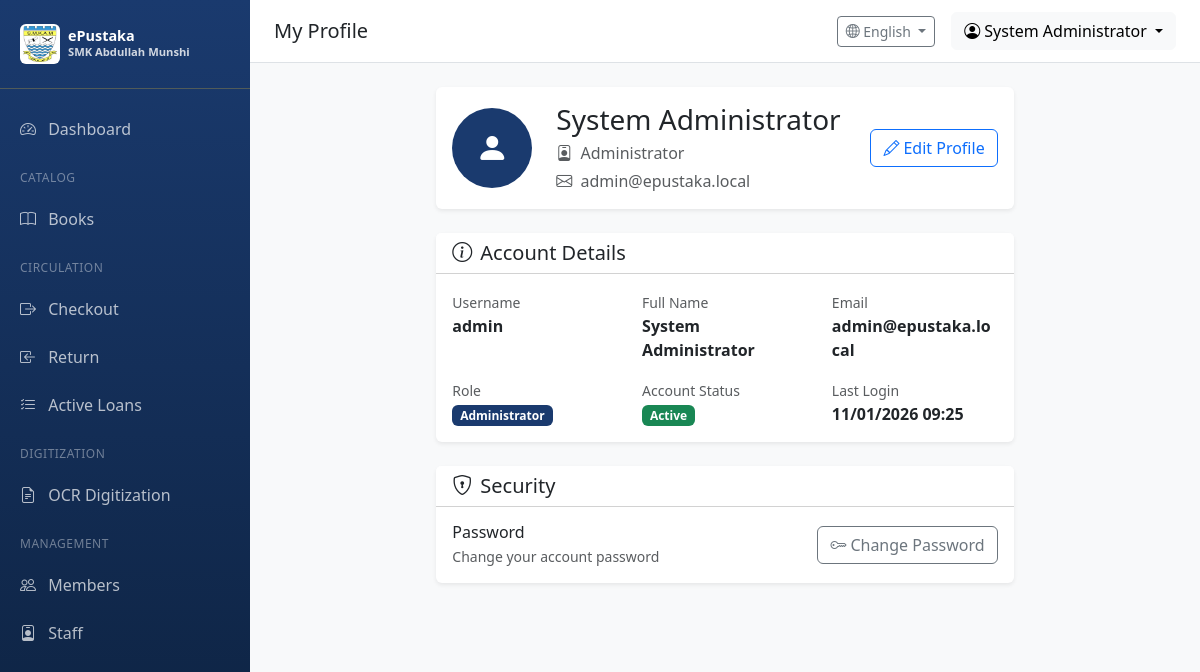
Before: /auth/profile (signed in) with the older database file.
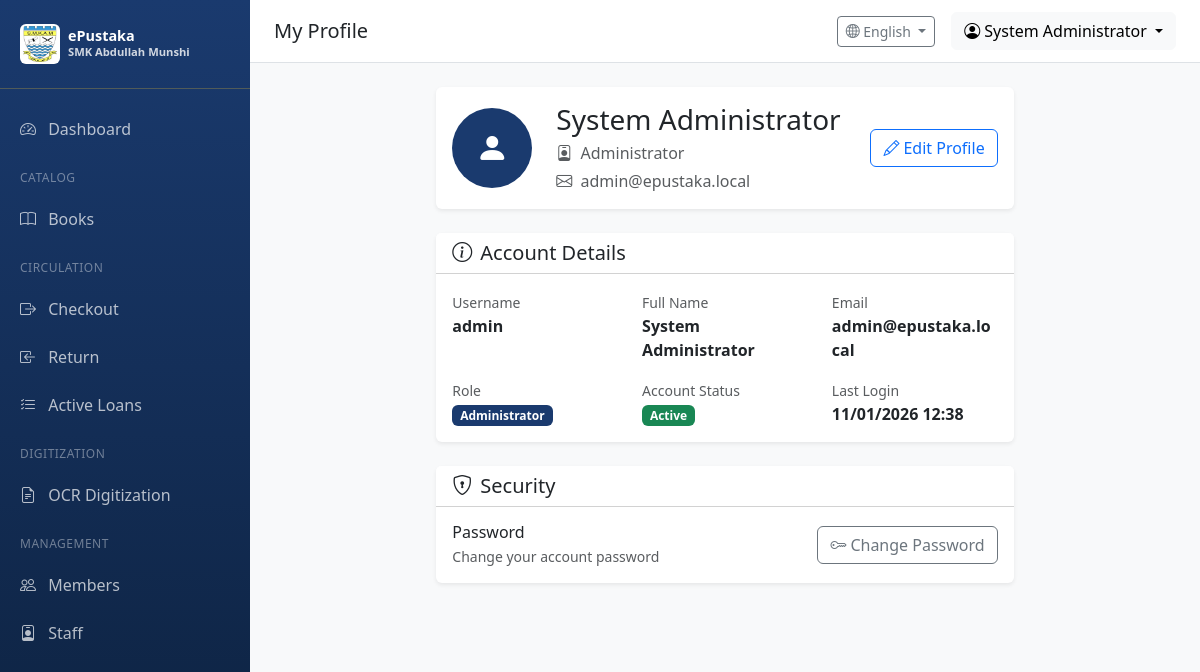
After: the same page with the newer database file.
### app/models/user.py (models this page shows, shortened)
class User(UserMixin, db.Model):
    __tablename__ = 'users'
    id = db.Column(db.Integer, primary_key=True)
    username = db.Column(db.String(64), unique=True, nullable=False, index=True)
    email = db.Column(db.String(120), unique=True, nullable=False, index=True)
    password_hash = db.Column(db.String(256), nullable=False)
    full_name = db.Column(db.String(128))
    is_active = db.Column(db.Boolean, default=True)
    role_id = db.Column(db.Integer, db.ForeignKey('roles.id'))
    created_at = db.Column(db.DateTime, default=datetime.utcnow)
    updated_at = db.Column(db.DateTime, default=datetime.utcnow, onupdate=datetime.utcnow)
    last_login = db.Column(db.DateTime)
    def can(self, perm):
        return self.role is not None and self.role.has_permission(perm)

### app/routes/auth.py (the view)
@auth_bp.route('/profile')
@login_required
def profile():
    return render_template('auth/profile.html', user=current_user)

### app/models/user.py (called while the page is built)
@login_manager.user_loader
def load_user(user_id):
    return User.query.get(int(user_id))

    def has_permission(self, perm):
        return self.permissions & perm == perm

### app/utils/i18n.py (called while the page is built)
def get_language() -> str:
    try:
        return session.get('language', DEFAULT_LANGUAGE)
    except RuntimeError:
        return DEFAULT_LANGUAGE

def get_text(key: str, lang: str = None) -> str:
    if lang is None:
        lang = get_language()
    if key in TRANSLATIONS:
        trans = TRANSLATIONS[key]
        if lang in trans:
            return trans[lang]
        elif DEFAULT_LANGUAGE in trans:
            return trans[DEFAULT_LANGUAGE]
    return key.replace('_', ' ').title()

def register_i18n(app):
    @app.context_processor
    def inject_i18n():
        return {
            't': get_text,
            'get_text': get_text,
            'current_language': get_language(),
            'languages': LANGUAGES
        }
    @app.route('/set-language/<lang_code>')
    def set_lang(lang_code):
        """Route to change language."""
        from flask import redirect, request
        set_language(lang_code)
        return redirect(request.referrer or '/')

### app/templates/auth/profile.html (shortened to what the changed rows need)
{% extends "base.html" %}
{% block page_title %}My Profile{% endblock %}
{% block content %}
<div class="container-fluid">
    <div class="row justify-content-center">
        <div class="col-lg-8">
            <div class="card border-0 shadow-sm mb-4">
                <div class="card-body">
                    <div class="row align-items-center">
                        <div class="col-auto">
                            <div class="bg-primary text-white rounded-circle d-flex align-items-center justify-content-center"
                                 style="width: 80px; height: 80px; font-size: 2rem;">
                                <i class="bi bi-person-fill"></i>
                            </div>
                        </div>
                        <div class="col">
                            <h3 class="mb-1">{{ user.full_name or user.username }}</h3>
                            <p class="text-muted mb-1">
                                <i class="bi bi-person-badge me-1"></i>
                                {{ user.role.name if user.role else 'User' }}
                            </p>
                            <p class="text-muted mb-0">
                                <i class="bi bi-envelope me-1"></i>
                                {{ user.email or 'No email set' }}
                            </p>
                        </div>
                        <div class="col-auto">
                            <a href="{{ url_for('auth.edit_profile') }}" class="btn btn-outline-primary">
                                <i class="bi bi-pencil me-1"></i>Edit Profile
                            </a>
                        </div>
                    </div>
                </div>
            </div>
            <div class="card border-0 shadow-sm mb-4">
                <div class="card-header bg-white">
                    <h5 class="mb-0"><i class="bi bi-info-circle me-2"></i>Account Details</h5>
                </div>
                <div class="card-body">
                    <div class="row mb-3">
                        <div class="col-md-4">
                            <label class="text-muted small">Username</label>
                            <p class="mb-0 fw-bold">{{ user.username }}</p>
                        </div>
                        <div class="col-md-4">
                            <label class="text-muted small">Full Name</label>
                            <p class="mb-0 fw-bold">{{ user.full_name or '-' }}</p>
                        </div>
                        <div class="col-md-4">
                            <label class="text-muted small">Email</label>
                            <p class="mb-0 fw-bold">{{ user.email or '-' }}</p>
                        </div>
                    </div>
                    <div class="row">
                        <div class="col-md-4">
                            <label class="text-muted small">Role</label>
                            <p class="mb-0">
                                <span class="badge bg-primary">{{ user.role.name if user.role else 'User' }}</span>
                            </p>
                        </div>
                        <div class="col-md-4">
                            <label class="text-muted small">Account Status</label>
                            <p class="mb-0">
                                {% if user.is_active %}
                                    <span class="badge bg-success">Active</span>
                                {% else %}
                                    <span class="badge bg-secondary">Inactive</span>
                                {% endif %}
                            </p>
                        </div>
                        <div class="col-md-4">
                            <label class="text-muted small">Last Login</label>
                            <p class="mb-0 fw-bold">
                                {{ user.last_login.strftime('%d/%m/%Y %H:%M') if user.last_login else 'Never' }}
                            </p>
                        </div>
                    </div>
                </div>
            </div>
            <div class="card border-0 shadow-sm">
                <div class="card-header bg-white">
                    <h5 class="mb-0"><i class="bi bi-shield-lock me-2"></i>Security</h5>
                </div>
                <div class="card-body">
                    <div class="d-flex justify-content-between align-items-center">
                        <div>
                            <h6 class="mb-1">Password</h6>
                            <p class="text-muted mb-0 small">Change your account password</p>
                        </div>
                        <a href="{{ url_for('auth.change_password') }}" class="btn btn-outline-secondary">
                            <i class="bi bi-key me-1"></i>Change Password
                        </a>
                    </div>
                </div>
            </div>
        </div>
    </div>
</div>
{% endblock %}

### app/templates/base.html (shortened to what the changed rows need)
<!DOCTYPE html>
<html lang="en">
<head>
    <link href="https://cdn.jsdelivr.net/npm/bootstrap@5.3.2/dist/css/bootstrap.min.css" rel="stylesheet">
    <link href="https://cdn.jsdelivr.net/npm/bootstrap-icons@1.11.1/font/bootstrap-icons.css" rel="stylesheet">
</head>
<body>
    {% if current_user.is_authenticated %}
    <nav class="sidebar">
        <div class="sidebar-brand">
            <div class="d-flex align-items-center">
                <img src="{{ url_for('static', filename='images/Lencana_Sekolah_Menengah_Kebangsaan_Abdullah_Munshi.jpg') }}"
                     alt="SMK Abdullah Munshi"
                     class="me-2 rounded"
                     style="width: 40px; height: 40px; object-fit: contain; background: white; padding: 2px;">
                <div>
                    <div style="font-size: 0.9rem; line-height: 1.2;">ePustaka</div>
                    <div style="font-size: 0.7rem; opacity: 0.8;">SMK Abdullah Munshi</div>
                </div>
            </div>
        </div>
        <ul class="nav flex-column">
            <li class="nav-item">
                <a class="nav-link {% if request.endpoint == 'main.dashboard' %}active{% endif %}" href="{{ url_for('main.dashboard') }}">
                    <i class="bi bi-speedometer2"></i> {{ t('dashboard') }}
                </a>
            </li>
            {% if current_user.can(1) or current_user.can(2) %}
            <li class="sidebar-section">{{ t('catalog') }}</li>
            <li class="nav-item">
                <a class="nav-link {% if 'catalog' in request.endpoint %}active{% endif %}" href="{{ url_for('catalog.index') }}">
                    <i class="bi bi-book"></i> {{ t('books') }}
                </a>
            </li>
            <li class="sidebar-section">{{ t('circulation') }}</li>
            <li class="nav-item">
                <a class="nav-link {% if request.endpoint == 'circulation.checkout' %}active{% endif %}" href="{{ url_for('circulation.checkout') }}">
                    <i class="bi bi-box-arrow-right"></i> {{ t('checkout') }}
                </a>
            </li>
            <li class="nav-item">
                <a class="nav-link {% if request.endpoint == 'circulation.return_book' %}active{% endif %}" href="{{ url_for('circulation.return_book') }}">
                    <i class="bi bi-box-arrow-in-left"></i> {{ t('return') }}
                </a>
            </li>
            <li class="nav-item">
                <a class="nav-link {% if request.endpoint == 'circulation.active_loans' %}active{% endif %}" href="{{ url_for('circulation.active_loans') }}">
                    <i class="bi bi-list-check"></i> {{ t('active_loans') }}
                </a>
            </li>
            {% endif %}
            {% if current_user.can(512) %}
            <li class="sidebar-section">{{ 'Digitization' if current_language == 'en' else 'Pendigitalan' }}</li>
            <li class="nav-item">
                <a class="nav-link {% if 'ocr' in request.endpoint %}active{% endif %}" href="{{ url_for('ocr.index') }}">
                    <i class="bi bi-file-earmark-text"></i> {{ t('ocr_digitization') }}
                </a>
            </li>
            {% endif %}
            {% if current_user.can(128) %}
            <li class="sidebar-section">{{ 'Management' if current_language == 'en' else 'Pengurusan' }}</li>
            <li class="nav-item">
                <a class="nav-link {% if request.endpoint == 'users.member_list' %}active{% endif %}" href="{{ url_for('users.member_list') }}">
                    <i class="bi bi-people"></i> {{ t('members') }}
                </a>
            </li>
            {% endif %}
            {% if current_user.can(256) %}
            <li class="nav-item">
                <a class="nav-link {% if request.endpoint == 'users.staff_list' %}active{% endif %}" href="{{ url_for('users.staff_list') }}">
                    <i class="bi bi-person-badge"></i> {{ t('staff') }}
                </a>
            </li>
            {% endif %}
        </ul>
    </nav>
    <div class="main-content">
        <nav class="top-navbar d-flex justify-content-between align-items-center">
            <div>
                <h5 class="mb-0">{% block page_title %}{{ t('dashboard') }}{% endblock %}</h5>
            </div>
            <div class="d-flex align-items-center gap-3">
                <div class="dropdown">
                    <button class="btn btn-outline-secondary btn-sm dropdown-toggle" type="button" data-bs-toggle="dropdown">
                        <i class="bi bi-globe2"></i> {{ languages.get(current_language, 'English') }}
                    </button>
                </div>
                <div class="dropdown">
                    <button class="btn btn-light dropdown-toggle" type="button" data-bs-toggle="dropdown">
                        <i class="bi bi-person-circle"></i> {{ current_user.full_name or current_user.username }}
                    </button>
                </div>
            </div>
        </nav>
        <div class="content-wrapper">
            {% block content %}{% endblock %}
        </div>
    </div>
    {% else %}
    {% block public_content %}{% endblock %}
    {% endif %}
</body>
</html>

Changed rows visible on the page:
changed User "System Administrator": last_login "11/01/2026 09:25" → "11/01/2026 12:38"
